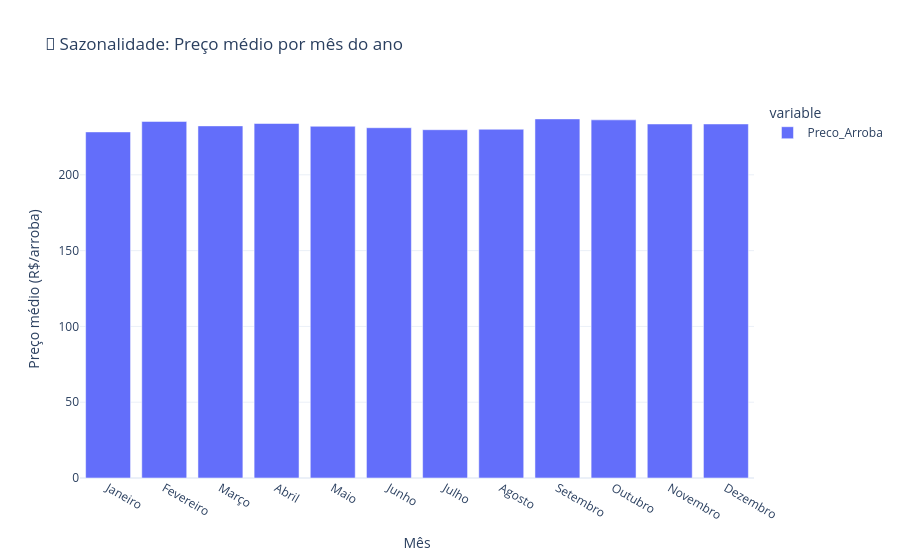

Source (notebook cell):
### Code cell
# Gráfico 2: Preço médio por mês 
cepea['Mes'] = cepea['Data'].dt.month_name(locale='pt_BR')
meses_ordem = ['Janeiro','Fevereiro','Março','Abril','Maio','Junho',
               'Julho','Agosto','Setembro','Outubro','Novembro','Dezembro']

sazonal = cepea.groupby('Mes')['Preco_Arroba'].mean().reindex(meses_ordem)

fig2 = px.bar(sazonal, 
              title='📅 Sazonalidade: Preço médio por mês do ano',
              labels={'value': 'Preço médio (R$/arroba)', 'Mes': 'Mês'},
              template='plotly_white')
fig2.show()

### Figure 1 — Plotly figure (JSON) as saved in the notebook; plotly's stock layout.template omitted (floating-point values rounded to 4 significant figures)
{"data": [{"hovertemplate": "variable=Preco_Arroba<br>Mês=%{x}<br>Preço médio (R$/arroba)=%{y}<extra></extra>", "legendgroup": "Preco_Arroba", "marker": {"color": "#636efa", "pattern": {"shape": ""}}, "name": "Preco_Arroba", "orientation": "v", "showlegend": true, "textposition": "auto", "type": "bar", "x": ["Janeiro", "Fevereiro", "Março", "Abril", "Maio", "Junho", "Julho", "Agosto", "Setembro", "Outubro", "Novembro", "Dezembro"], "xaxis": "x", "y": [228.3, 235.2, 232.3, 233.9, 232.0, 231.1, 229.8, 230.1, 236.9, 236.3, 233.5, 233.5], "yaxis": "y"}], "layout": {"barmode": "relative", "legend": {"title": {"text": "variable"}, "tracegroupgap": 0}, "title": {"text": "📅 Sazonalidade: Preço médio por mês do ano"}, "xaxis": {"anchor": "y", "domain": [0, 1], "title": {"text": "Mês"}}, "yaxis": {"anchor": "x", "domain": [0, 1], "title": {"text": "Preço médio (R$/arroba)"}}}}
